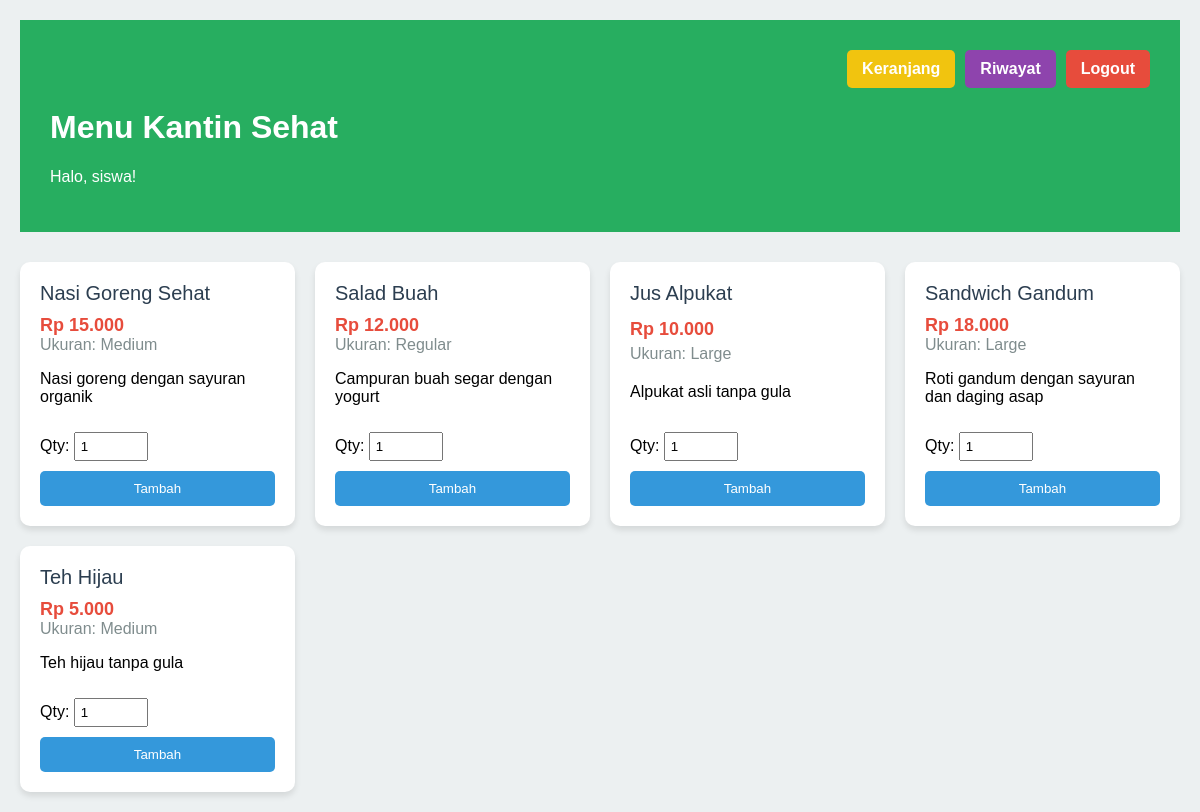
/menu.php (signed in), run on the app's committed database.
### tables this page shows
CREATE TABLE `products` (
  `id` int(11) NOT NULL,
  `name` varchar(100) NOT NULL,
  `price` decimal(10,2) NOT NULL,
  `size` varchar(50) DEFAULT NULL,
  `description` text DEFAULT NULL
);

### menu.php (the view, shortened to what this page needs)
<?php
include 'config.php';
$stmt = $conn->query("SELECT * FROM products");
$products = $stmt->fetchAll(PDO::FETCH_ASSOC);
?>
<!DOCTYPE html>
<html lang="id">
<head>
</head>
<body>
    <div class="header">
    <div class="header-top">
        <a href="keranjang.php" class="btn-keranjang">Keranjang</a>
        <a href="riwayat.php" class="btn-riwayat">Riwayat</a>
        <a href="logout.php" class="logout">Logout</a>
    </div>
    <h1>Menu Kantin Sehat</h1>
    <p>Halo, <?php echo $_SESSION['username']; ?>!</p>
</div>
    <div class="menu-grid">
        <?php foreach($products as $product): ?>
        <div class="card">
            <div class="product-name"><?php echo $product['name']; ?></div>
            <div class="product-price">Rp <?php echo number_format($product['price'], 0, ',', '.'); ?></div>
            <div class="product-size">Ukuran: <?php echo $product['size']; ?></div>
            <p><?php echo $product['description']; ?></p>
            <form action="keranjang.php" method="POST" style="margin-top: 10px;">
    <label>Qty:</label>
    <input type="number" name="quantity" value="1" min="1" style="width:60px; padding:5px;">
    <button type="submit" class="btn-pilih">Tambah</button>
</form>
        </div>
        <?php endforeach; ?>
    </div>
</body>
</html>

### menu.php (style rules this page uses)
body { font-family: Arial, sans-serif; background: #ecf0f1; margin: 0; padding: 20px; }
.header { background: #27ae60; color: white; padding: 30px; margin-bottom: 30px; align-content: center; }
.header-top { display: flex; justify-content: flex-end; gap: 10px; }
.header a { padding: 10px 15px; border-radius: 5px; text-decoration: none; color: white; font-weight: bold; }
.btn-keranjang { background: #f1c40f; color: black; }
.btn-riwayat { background: #8e44ad; }
.logout { background: #e74c3c; }
.menu-grid { display: grid; grid-template-columns: repeat(auto-fit, minmax(250px, 1fr)); gap: 20px; }
.card { background: white; border-radius: 10px; padding: 20px; box-shadow: 0 4px 6px rgba(0,0,0,0.1); display: flex; flex-direction: column; justify-content: space-between; }
.product-name { color: #2c3e50; font-size: 20px; margin-bottom: 10px; }
.product-price { color: #e74c3c; font-size: 18px; font-weight: bold; }
.product-size { color: #7f8c8d; }
.btn-pilih { background: #3498db; color: white; border: none; padding: 10px 15px; border-radius: 5px; cursor: pointer; width: 100%; margin-top: 10px; }
.logout { float: right; background: #e74c3c; color: white; padding: 8px 15px; border-radius: 5px; text-decoration: none; }

### data on the page
products: name "Nasi Goreng Sehat", price "15.000", size "Medium", description "Nasi goreng dengan sayuran organik"
products: name "Salad Buah", price "12.000", size "Regular", description "Campuran buah segar dengan yogurt"
products: name "Jus Alpukat", price "10.000", size "Large", description "Alpukat asli tanpa gula"
products: name "Sandwich Gandum", price "18.000", size "Large", description "Roti gandum dengan sayuran dan daging asap"
products: name "Teh Hijau", price "5.000", size "Medium", description "Teh hijau tanpa gula"

### other printed values
$_SESSION['username'] "siswa"
